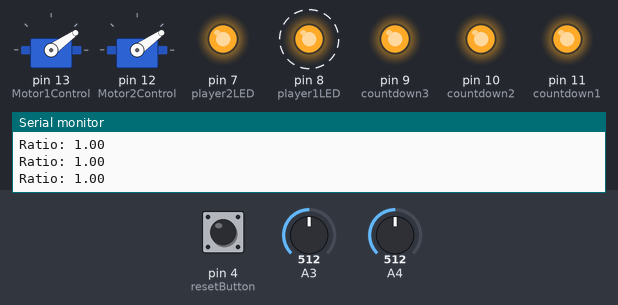
The sketch below on a simulated Arduino Uno, built with avr-gcc and run on an emulated ATmega328P. On the bench: 2 × servo, output pins drawn as LEDs (lit = HIGH), the last lines printed to the serial monitor. Dashed ring = blinking. The inputs (shaded band) are chosen by the test bench; at power-on: A4 = 512, pin 4 (resetButton) LOW, A3 = 512.

Above: at 5.0 s.
5.1 s: A4 set to 520
At 6.31 s:
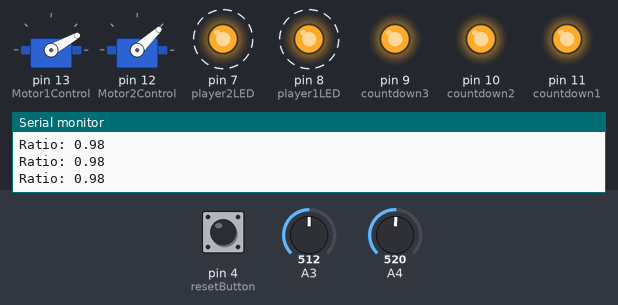
8.1 s: A4 set to 0
At 10.9 s:
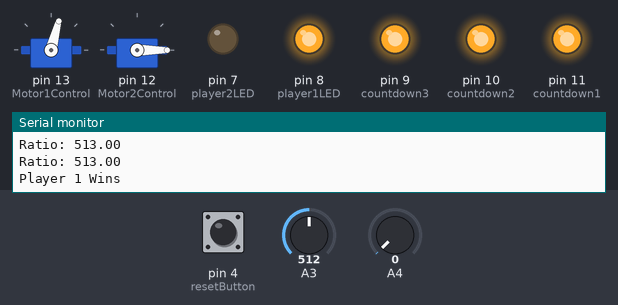
11.1 s: pin 4 (resetButton) pulled HIGH for 0.3 s
At 11.9 s:
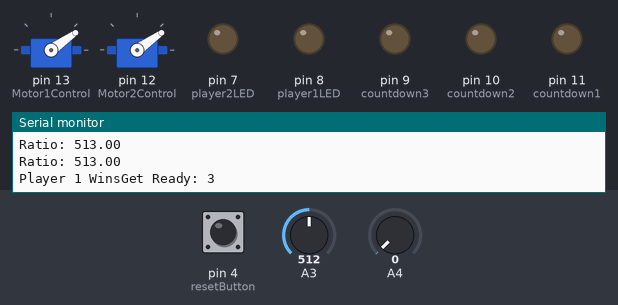
14.4 s: A3 set to 306
17.4 s: A3 set to 511
At 17.41 s:
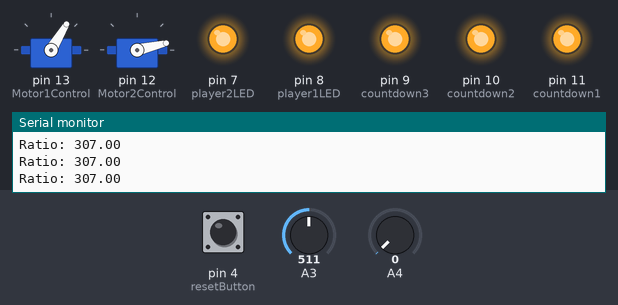
19.4 s: pin 4 (resetButton) pulled HIGH for 1 s
At 21.2 s:
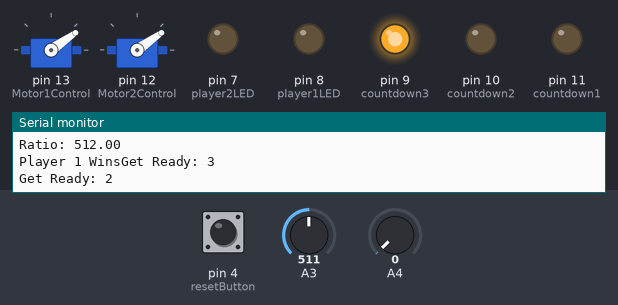
Timing chart, 0 to 24.4 s (numbered marks = the images above; inputs shaded):
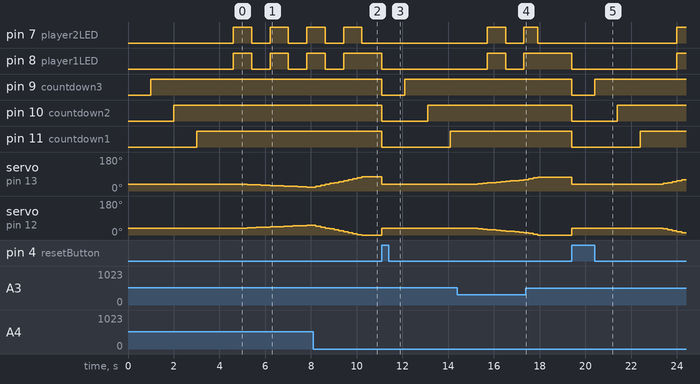

Measured:
- the behaviour switches between 512 and 513 on A4 (found by bisection; images 0 and 1)
- after the input at 5.1 s, servo on pin 13 (Motor1Control): moves from 35° to 20° over 2.8 s, starting after 0.11 s; servo on pin 12 (Motor2Control): moves from 35° to 52° over 2.8 s, starting after 0.11 s
- after the input at 8.1 s, pin 8 (player1LED): goes on until 9.4 s, then stays HIGH
- after the input at 11.1 s, pin 8 (player1LED): HIGH → LOW at once; pin 9 (countdown3): HIGH → LOW at once, → HIGH 1.0 s later; pin 10 (countdown2): HIGH → LOW at once, → HIGH 2.0 s later; pin 11 (countdown1): HIGH → LOW at once, → HIGH 3.0 s later; servo on pin 13 (Motor1Control): 75° → 35° at once
- after the input at 17.4 s, pin 8 (player1LED): stays HIGH (without the input it goes to LOW after 0.72 s)
- after the input at 19.4 s, pin 7 (player2LED): LOW → HIGH after 4.6 s; pin 8 (player1LED): HIGH → LOW at once, → HIGH 4.6 s later; pin 9 (countdown3): HIGH → LOW at once, → HIGH 1.0 s later; pin 10 (countdown2): HIGH → LOW at once, → HIGH 2.0 s later; pin 11 (countdown1): HIGH → LOW at once, → HIGH 3.0 s later

The sketch:

Con_Code_Dynamic.ino
```cpp
#include <Servo.h>

/*******************************/
/****** Global Variables *******/
/*******************************/
Servo myservo1;
Servo myservo2;
const int Motor1Control = 13;
const int Motor2Control = 12;
// LED Pins
const int countdown1 = 11;  // Countdown
const int countdown2 = 10;  // Countdown
const int countdown3 = 9;  // Countdown
const int player1LED = 8;
const int player2LED = 7;
const int resetButton = 4;

/*********************/
/******* Setup *******/
/*********************/
void setup() {
    Serial.begin(9600);

    // Setup servo Objects
    myservo1.attach(Motor1Control);
    myservo2.attach(Motor2Control);

    // Setup Countdown LEDs
    pinMode(countdown1, OUTPUT);
    pinMode(countdown2, OUTPUT);
    pinMode(countdown3, OUTPUT);

    // Setup Player LEDs
    pinMode(player1LED, OUTPUT);
    pinMode(player2LED, OUTPUT);

    // Setup Reset Button
    pinMode(resetButton, INPUT);
}

/*********************/
/***** Main Loop *****/
/*********************/
void loop()
{
  // Setup Variables
  float ratio = 1;
  int increment = 0, cycleCount = 0, reset=0;
  const int MaxAngle = 72, WinCondition = 2;
  int angle = (MaxAngle/2)-1, playerWin=0;
  int sensorValue1=0, sensorValue2=0;
  boolean ledsON = false;

  {
    // Servo Setup
    myservo1.write(angle);
    myservo2.write(angle);

    // Setup
    digitalWrite(player1LED, LOW);
    digitalWrite(player2LED, LOW);

    // Countdown
    Serial.println("Get Ready: 3");
    digitalWrite(countdown1, LOW);
    digitalWrite(countdown2, LOW);
    digitalWrite(countdown3, LOW);
    delay(1000);
    Serial.println("Get Ready: 2");
    digitalWrite(countdown1, LOW);
    digitalWrite(countdown2, LOW);
    digitalWrite(countdown3, HIGH);
    delay(1000);
    Serial.println("Get Ready: 1");
    digitalWrite(countdown1, LOW);
    digitalWrite(countdown2, HIGH);
    digitalWrite(countdown3, HIGH);
    delay(1000);
    Serial.println("Get Ready: 0");
    digitalWrite(countdown1, HIGH);
    digitalWrite(countdown2, HIGH);
    digitalWrite(countdown3, HIGH);
    delay(1000);
  }

  // GAME LOOP
  while(1)
  {
    // Read Analog Input
    sensorValue1 = analogRead(A3) + 1;
    sensorValue2 = analogRead(A4) + 1;
    reset = digitalRead(resetButton);
    if(reset) break;

    // Find the ratio between the two inputs
    ratio = (float)sensorValue1/sensorValue2;
    Serial.print("Ratio: "); Serial.println(ratio);

    // Print Outputs
    //Serial.print("Sensor 1: "); Serial.println(sensorValue1);
    //Serial.print("Sensor 2: "); Serial.println(sensorValue2);

    // Change the angle by who is winning
    if(ratio > 1) // Player 1
    {
      angle += 10*((ratio/1024));
      myservo1.write(angle);
      myservo2.write(MaxAngle-angle);
    }
    else if(ratio < 1) // Player 2
    {
      angle -= 10*((1/(1024*ratio)));
      myservo1.write(angle);
      myservo2.write(MaxAngle-angle);
    }
    else // tie. Neither Change
      ;

    // Win Condition
    // Send Print to Terminal for Debugging
    // Set Player LED High
    // Send break out of the game loop
    // Maybe add a counter to prevent an infinite game
    if(angle > (MaxAngle-WinCondition))
    { // Player 1 Wins
      Serial.print("Player 1 Wins");
      digitalWrite(player1LED, HIGH);
      digitalWrite(player2LED, LOW);
      playerWin = 1;
      break;
    }
    else if(angle < (WinCondition))
    { // Player 2 Wins
      Serial.print("Player 2 Wins");
      digitalWrite(player1LED, LOW);
      digitalWrite(player2LED, HIGH);
      playerWin = 2;
      break;
    }

    if(cycleCount > 2)
    {
      if(ledsON)
      {
        digitalWrite(player1LED, LOW);
        digitalWrite(player2LED, LOW);
      }
      else
      {
        digitalWrite(player1LED, HIGH);
        digitalWrite(player2LED, HIGH);
      }
      ledsON = !ledsON;
      cycleCount = 0;
    }
    else
    {
      cycleCount++;
    }
    //Serial.print("Cycle Count: "); Serial.println(cycleCount);

    // Delay for a fifth of a second to prevent
    // too short of a game.
    delay(200);
  }

  while(1)
  { // Wait at end game until signal to restart
    if(reset) break;
    reset = digitalRead(resetButton);
  }
}
```
